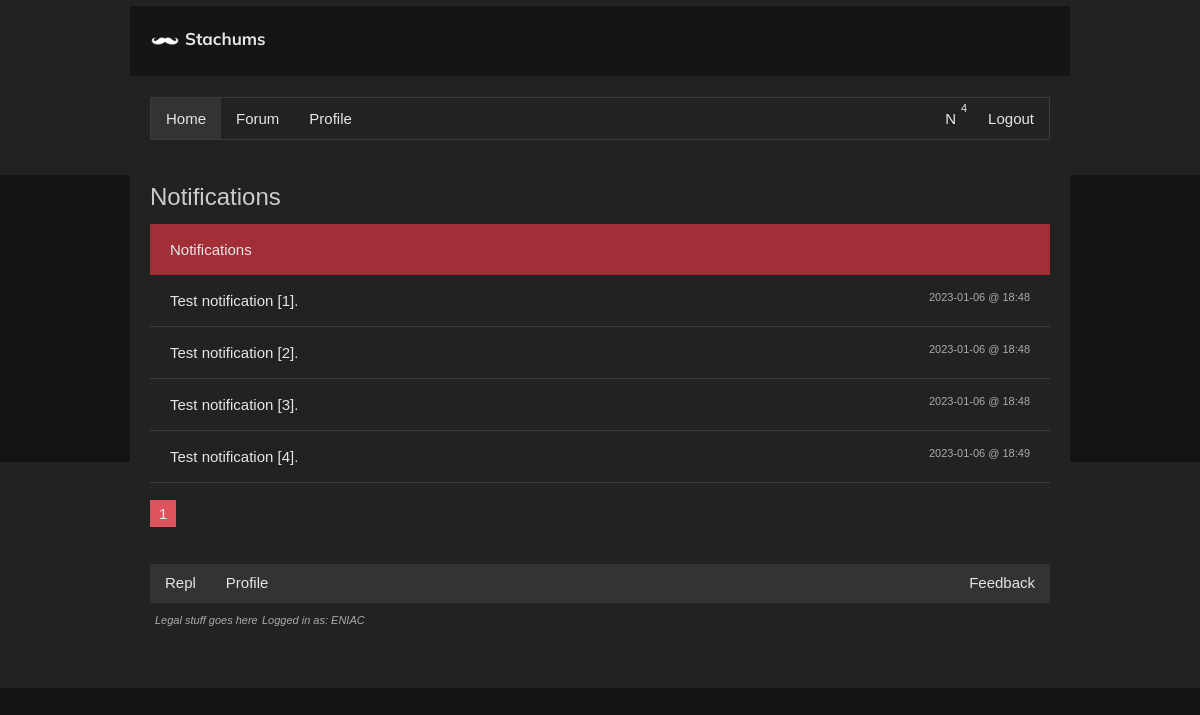
/notifications (signed in), run on the app's committed database.
### main.py (models this page shows, shortened)
class Notification(db.Model):
  id = db.Column(db.Integer, primary_key=True)
  name = db.Column(db.String(200), nullable=False)
  m_user = db.Column(db.Integer, db.ForeignKey('user.id'), nullable=False)
  end_url = db.Column(db.String(200), nullable=False)
  time = db.Column(db.DateTime,
                   nullable=False,
                   default=datetime.utcnow,
                   index=True)

class User(UserMixin, db.Model):
  id = db.Column(db.Integer, primary_key=True)
  username = db.Column(db.String(80), nullable=False, unique=True)
  description = db.Column(db.String(500), nullable=True)
  email = db.Column(db.String(60), nullable=True, unique=True)
  password = db.Column(db.String(600), nullable=False)
  confirmed = db.Column(db.Boolean(), nullable=False, default=False)
  registered_on = db.Column(db.DateTime,
                            nullable=False,
                            default=datetime.utcnow)
  profile_pic = db.Column(db.String(), default="default.png")
  role = db.Column(db.String(150), default="Commenter")
  admin = db.Column(db.Boolean(), nullable=False, default=False)
  posts = db.relationship('Post', backref='user', lazy=True)
  comments = db.relationship('Comment', backref='user', lazy=True)
  elo = db.Column(db.Integer, default=500)
  following = db.relationship('User',
                              secondary=followers,
                              backref=db.backref('followers', lazy='dynamic'),
                              primaryjoin=(followers.c.follower_id == id),
                              secondaryjoin=(followers.c.followed_id == id),
                              lazy='dynamic')
  notifications = db.relationship('Notification', backref='user', lazy=True)
  liked = db.relationship(
    'ContentVote',
    foreign_keys='ContentVote.user_id',
    backref='user', lazy='dynamic')

### main.py (the view)
@app.route('/notifications')
@login_required
def notifications():
  page = request.args.get('page', 1, type=int)
  notifics = Notification.query.filter_by(m_user=current_user.id).paginate(page=page, per_page=10, error_out=True)
  return render_template("notifications.html", notifications=notifics)

### main.py (called while the page is built)
@login_manager.user_loader
def load_user(user_id):
  return User.query.get(int(user_id))

def GetNotifications(user):
  nots = Notification.query.filter_by(m_user=user.id).order_by(
    Notification.time.desc()).limit(5)
  for note in nots:
    if (note.time - datetime.utcnow()).days > 6:
      note.delete()
  return nots

### templates/notifications.html (shortened to what this page needs)
{% extends 'base.html' %}
{% set active_page = 'home' %}
{% block main %}
<div class="title"><h1>Notifications</h1></div>
  <div class="group">
    <div class="node">
      <h4 class="nodeTitle">Notifications</h4>
    </div>
    {% for ele in notifications %}
    <div class="subunit clearfix"><a href="{{ ele.end_url }}"><h4>{{ ele.name }}</h4></a> <a class="recent" href="{{ ele.end_url }}"><time class="time">{{ ele.time.strftime('%Y-%m-%d @ %H:%M') }}</time></a></div>
    {% endfor %}
  </div>
  <div class="pages">
    <a href="#" class="activePage">{{ request.args.get('page', 1) }}</a>
  </div>
{% endblock main %}

### templates/base.html (shortened to what this page needs)
<!DOCTYPE html>
<html xmlns="http://www.w3.org/1999/xhtml" lang="en" xml:lang="en">
<head>
  <link href="{{ url_for('static', filename='style.css') }}" rel="preconnect stylesheet" type="text/css" />
</head>
<body>
<div id="header">
  <div class="navbar pagesize noselect"><a class="nostyle" href="{{ url_for('index') }}"><img class="stache" src="{{ url_for('static', filename='imgs/stache.png') }}" alt="" aria-hidden='true'><span id="namebar">{{ settings['website']['name'] }}</span></a></div>
  <nav class="pagesize">
    <ul class="btncontainer clearfix">
      <a class="{{'active' if active_page == 'home' }}" href="/">Home</a>
      <a class="{{'active' if active_page == 'forum' }}" href="{{ url_for('mserve') }}">Forum</a>
      {% if current_user.is_authenticated %}
      <a class="{{'active' if active_page == 'profile' }}" href="{{ url_for('profile', username=current_user.username) }}">Profile</a>
      <a class="rightfloat" href="{{ url_for('logout') }}">Logout</a>
      <div class="notifications rightfloat">
        {% set notis = GetNotifications(current_user) %}
        <a class="nopadd" href="{{ url_for('notifications') }}"><summary data-nots='{{ notis.all()|length }}' {% if (notis.all()|length) > 0 %}class='enabled'{% endif %}>N</summary></a>
      </div>{% else %}
      <a class="{{'active' if active_page == 'login' }}" href="{{ url_for('login') }}">Login</a>
      {% endif %}
    </ul>
  </nav>
</div>
<div class="content pagesize">
<main>{% block main %}{% endblock %}</main>
</div>
<footer class="bottom">
    <div class="pagesize">
        <div class="socials">
        <ul class="clearfix">
            <a class="left" href="{{ settings['base']['source link'] }}">Repl</a>
            {% if current_user.is_authenticated %}
            <a class="left" href="{{ url_for('profile', username=current_user.username) }}">Profile</a>
            {% else %}
            <a href="{{ url_for('profile', username='ENIAC') }}" class="left">Profile</a>
            {% endif %}
            <a href="{{url_for('topic', murl='feedback' )}}" class="right">Feedback</a>
        </ul>
        </div>
        <div class="legal"><a href="{{ url_for('legal') }}">Legal stuff goes here</a> {% if current_user.is_authenticated %}<a href="{{ url_for('settings') }}">Logged in as: {{ current_user.username }}</a>{% endif %}</div>
    </div>
</footer>
</body>
</html>

### static/style.css (style rules this page uses)
html, body { height: 100%; width: 100%; overflow-x: hidden; margin: 0; color: rgb(230, 230, 230); background-color: rgb(20, 20, 20); font-family: Arial, Helvetica, sans-serif; font-family: Verdana, sans-serif; font-size: 15px; -moz-text-size-adjust: 100%; -ms-text-size-adjust: 100%; text-size-adjust: 100%; -webkit-text-size-adjust: 100%; line-height: 1.4; word-wrap: break-word; }
#header { background-color: #222; width: 100%; margin: 0; position: relative; top: 0; height: 170px; padding-top: 5px; }
.noselect { -webkit-user-select: none; -moz-user-select: none; -ms-user-select: none; user-select: none; }
#header span { font-weight: bold; font-family: Arial, Helvetica, sans-serif; font-family: 'Mulish', sans-serif; font-size: 17px; }
.navbar { background: #151515; padding: 20px; border-radius: 2px; margin: auto; margin-top: 8px; border: 1px solid #242424; }
nav { background-color: #222; padding: 20px; margin: auto; margin-top: 15px; }
nav a { text-decoration: none; color: rgb(230, 230, 230); margin: 0; float: left; text-align: center; }
.btncontainer { background-color: #222; text-align: center; border: 1px solid rgb(60, 60, 60); }
.btncontainer a { padding: 10px 15px; }
ul { list-style-type: none; margin: 0; padding: 0; }
.btncontainer a.active { background-color: #333; }
.content a { color: rgb(230, 230, 230); }
.pagesize { max-width: 900px; margin: 0 auto; }
h1, h2, h3, h4, h5, h6 { font-weight: normal; font-family: Arial, Helvetica, sans-serif; }
.title h1 { font-size: 24px; color: #ccc; overflow: hidden; }
.title { margin-bottom: 10px; }
.content { z-index: 1; margin: auto; background: #222; padding: 20px; position: relative; margin-top: -15px; }
.bottom { left: 50%; -webkit-transform: translateX(-50%); -ms-transform: translateX(-50%); transform: translateX(-50%); position: relative; margin-top: -102px; padding: 5px; background-color: #222; width: 100%; height: 121px; padding-top: 100px; }
.socials { z-index: 1; background-color: #333; }
.socials a { padding: 10px 15px; text-decoration: none; color:rgb(230, 230, 230); }
.socials a.left { float: left; }
.socials a.right { float: right; }
.legal { padding: 5px; }
.legal a { text-decoration: none; font-style: italic; font-size: 11px; color: #acacac; }
.group { margin-bottom: 20px; }
.group .node { background-color: #a22f37; padding: 15px 20px; }
.group .node .nodeTitle { margin: 0; }
.group .subunit { border-bottom: 1px solid rgb(60, 60, 60); padding: 15px 20px; }
.group .subunit a { text-decoration: none; float: left; }
.group .subunit a h4 { margin: 0; }
.group .subunit a.recent { float: right; color: #acacac; font-size: 11px; }
.pages { margin-bottom: 20px; }
.pages a { text-decoration: none; border: 1px solid #555; padding: 4px 8px; background-color: #333; -webkit-transition: 0.2s; -o-transition: 0.2s; transition: 0.2s; }
.pages a.activePage { background-color: #DE525B; border-color: #DE525B; }
.rightfloat { float: right; }
.stache { width: 30px; -webkit-filter: invert(100%); filter: invert(100%); position: relative; vertical-align: middle; margin-right: 5px; }
.nostyle { text-decoration: none; color: unset; }
article ul, ol, h1, h2, h3, h4, h5, h6 { white-space: normal; margin: 0; }
.notifications { display: inline-block; position: relative; }
.notifications summary { padding: 10px 17px; margin: 0; }
.notifications .nopadd { padding: 0; }
.enabled::after { content: attr(data-nots); border-radius: 70px / 70px; position: absolute; right: 0; top: 0; padding: 3px 6px; text-align: center; font-size: 11px; }
.clearfix::after { content: ""; clear: both; display: table; }

### data on the page
Notification: name "Test notification [1].", time "2023-01-06 @ 18:48"
Notification: name "Test notification [2].", time "2023-01-06 @ 18:48"
Notification: name "Test notification [3].", time "2023-01-06 @ 18:48"
Notification: name "Test notification [4].", time "2023-01-06 @ 18:49"
User: username "ENIAC"

### other printed values
{{ settings['website']['name'] }} "Stachums"
{{ request.args.get('page', 1) }} "1"
